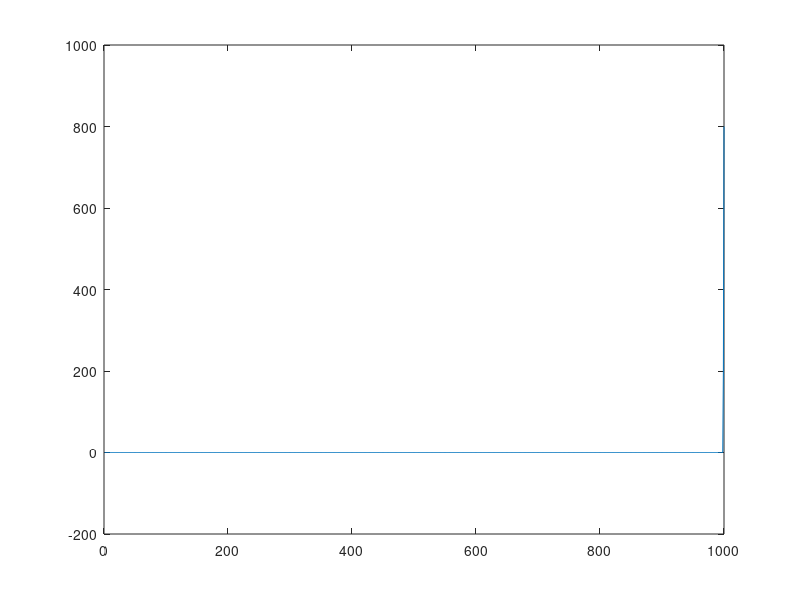

Write MATLAB code to recreate this figure.
n = 1000;
k = 200;
A1 = ones(k,k);
A2 = zeros(k,n-k);
A3 = zeros(n-k,k);
A4 = ones(n-k,n-k);

A = [A1 A2;A3 A4];
[eigenVector,eigenValue] = eig(A);
%%
eigenValue = diag(eigenValue);
figure,
plot(eigenValue);